Frame 1 (no input): blank canvas, image omitted
Frame 60 (the mouse pressed at the canvas centre just before this capture): blank canvas, image omitted
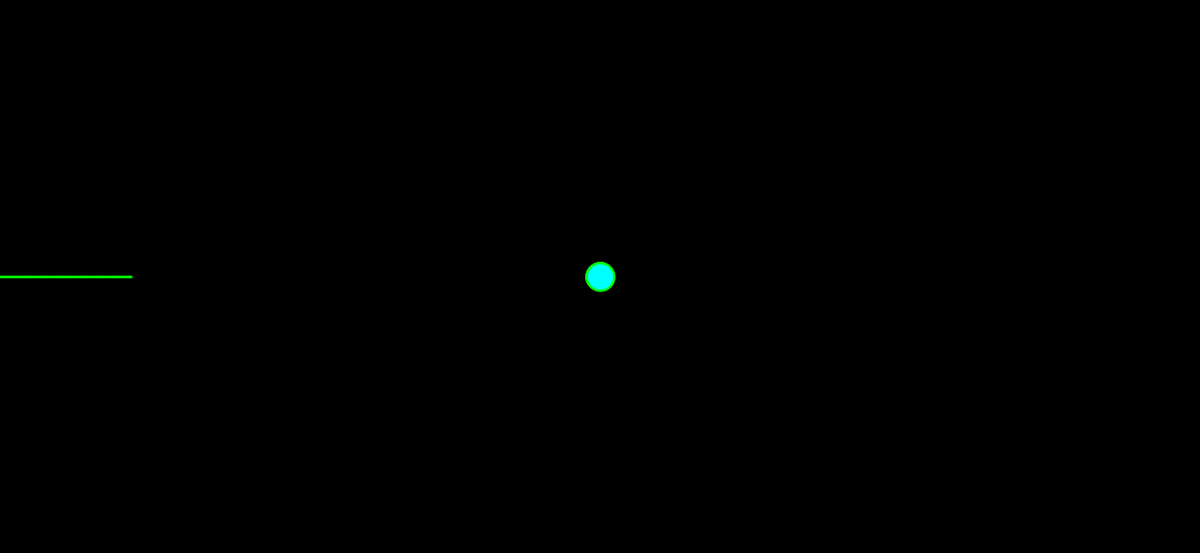
Frame 120 (the mouse held since frame 60 and released just before this capture)

The Processing sketch whose frames 1 and 60 were blank and that drew this single picture after the mouse press (run headless with seeded random() and noise(); from frame 60 on, the mouse is pressed at the canvas centre):

// Processing sketch: key_logger_vis
// ── key_logger_vis.pde
// Constants
static final int WINDOW_WIDTH = 1300;
static final int WINDOW_HEIGHT = 600;
static final int NEUTRAL_Y = WINDOW_HEIGHT / 2;
static final int POS_Y = WINDOW_HEIGHT / 4;
static final int NEG_Y = NEUTRAL_Y + (WINDOW_HEIGHT / 4);
static final float DELTA_X = 1.2;
static final float ELLIPSE_GROW_RATE = 0.5;

// Program state variables
String curr_key = "";
String prev_key = "";

float curr_y = NEUTRAL_Y;
float curr_x = 0;
float prev_y = curr_y;
float prev_x = curr_x;

boolean print_letter = true;
boolean paused = false;
ArrayList<String> key_log = new ArrayList<String>();

float mouse_hold = 1;

// Set the size of the window using the global constants
void settings() {
  size(WINDOW_WIDTH, WINDOW_HEIGHT);
}


// Run once
void setup(){   
  background(0,0,0);
}


// Mouse pressed event
void mousePressed(){  
   curr_y = POS_Y;
  /* function runs when mouse is pressed, draws an ellipse coded by the button color
  and decides on the next line color drawn in draw() */
  if (mouseButton == LEFT) {
    curr_key = "ML";
    stroke(255,255,255);
    
  } else if (mouseButton == RIGHT) {
    curr_key = "MR";
    stroke(128,128,128);
    
  } else {
    curr_key = "";
    curr_y = NEUTRAL_Y;  
  }
}

// mouse release event
void mouseReleased(){
  print_letter = true;
  curr_y = NEUTRAL_Y;
}


// Key pressed event
void keyPressed(){    
  // Save the current key for printing
  curr_key = Character.toString(key);  
  curr_y = POS_Y;
  
  if (keyCode == 10 ){  // ENTER toggles pause state
    curr_y = NEUTRAL_Y;
    paused = !paused; 
    
  } else if (keyCode == 8){  // BACKSPACE
     // Pop the last element of the key log and display
     if(key_log.size() > 0){
       curr_key = key_log.remove(key_log.size() - 1);
     } else {
       curr_key = "";
     }
    curr_y = NEG_Y;
    stroke(255,0,0);
    
  } else if (keyCode == 32){  // SPACE
    curr_key = "";
    curr_y = NEUTRAL_Y;
    curr_x = curr_x + 10;
    prev_x = curr_x;
    stroke(0,255,0);
    
  } else if (keyCode == 38){  // ARROW KEYS
    curr_key = "up";
    stroke(255,255,0);
    
  } else if (keyCode == 40){
    curr_key = "dwn";
    stroke(255,255,0);
    
  } else if (keyCode == 37){
    curr_key = "lft";
    stroke(255,255,0);
    
  } else if (keyCode == 39){
    curr_key = "rgt";
    stroke(255,255,0);
    
  } else if ((keyCode >= 33 && keyCode <= 47) || (keyCode >= 58 && keyCode <= 64) || (keyCode >= 91 && keyCode <= 96)){  // Punctuation
    key_log.add(curr_key);  // add character to the key log
    curr_y = POS_Y;
    stroke(255,255,0);
    
  } else if ((keyCode >= 65 && keyCode <= 90) || (keyCode >= 97 && keyCode <= 122) ){  // Letters
    key_log.add(curr_key);  // add character to the key log
    curr_y = POS_Y;
    stroke(0,255,0);
    
  }  else if (keyCode >= 48 && keyCode <= 57){  // Numbers
    key_log.add(curr_key);  // add character to the key log
    curr_y = POS_Y;
    stroke(0,0,255);
    
  } else {
    curr_key = "";
    curr_y = NEUTRAL_Y;
    stroke(0,255,0);
  }
}


// Key released event, resets y to neutral state, resets print letter flag
void keyReleased(){
  print_letter = true;
  curr_y = NEUTRAL_Y;
}


// Run repeatedly
void draw(){  
  strokeWeight(2.5);
  textSize(15);
  
  // Wrap the animation
  if (curr_x > WINDOW_WIDTH || curr_x == 0){
    clear();
    curr_x = 0;
    prev_x = curr_x;
    stroke(0,255,0);
  }
  
  if(!paused){
    
    // Growing circles around mouse input points
    if(mousePressed) mouse_hold +=ELLIPSE_GROW_RATE;
    else mouse_hold = 0;
    
    if (mousePressed && (mouseButton == LEFT)) {
      fill(255);
    } else if (mousePressed && (mouseButton == RIGHT)) {
      fill(128);
    }
    
    ellipse(mouseX, mouseY, mouse_hold, mouse_hold);
  
    // Print text on respective lines
    if(print_letter && (keyPressed || mousePressed)){
        fill(0, 255, 255);
        if(curr_y < NEUTRAL_Y){
          text(curr_key, curr_x - 5, curr_y - 20);
        } else {
          text(curr_key, curr_x - 5, curr_y + 20);
        }
        print_letter = false;
      }
     
    // draw a line between the previous pos and the current pos
    line(prev_x, prev_y, curr_x, curr_y);
    
    // Increment and save current values
    prev_x = curr_x;
    prev_y = curr_y;
    curr_x += DELTA_X;
  }
}
